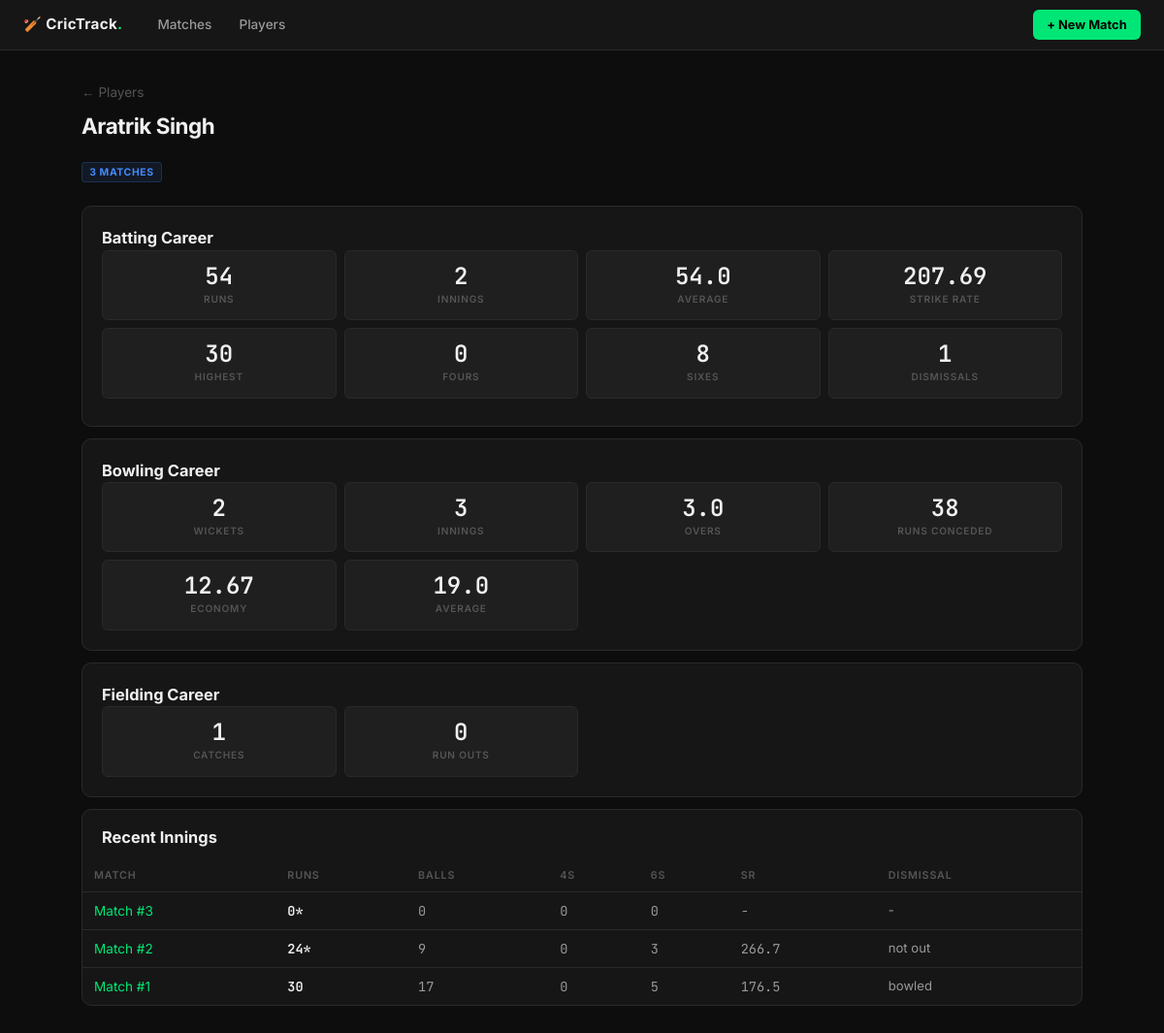
Screenshot of /player/1 with the database file from the repository.
### app.py (models this page shows)
class Player(db.Model):
    id = db.Column(db.Integer, primary_key=True)
    name = db.Column(db.String(100), nullable=False, unique=True)
    created_at = db.Column(db.DateTime, default=datetime.utcnow)
    batting_innings = db.relationship('BattingPerformance', backref='player', lazy=True)
    bowling_innings = db.relationship('BowlingPerformance', backref='player', lazy=True)
    fielding_innings = db.relationship('FieldingPerformance', backref='player', lazy=True)
    def career_batting(self):
        innings = [b for b in self.batting_innings if b.balls_faced > 0]
        runs = sum(b.runs for b in innings)
        balls = sum(b.balls_faced for b in innings)
        fours = sum(b.fours for b in innings)
        sixes = sum(b.sixes for b in innings)
        dismissals = sum(1 for b in innings if b.dismissed)
        highest = max((b.runs for b in innings), default=0)
        avg = runs / dismissals if dismissals > 0 else runs
        sr = (runs / balls * 100) if balls > 0 else 0
        return {
            'innings': len(innings), 'runs': runs, 'balls': balls,
            'fours': fours, 'sixes': sixes, 'average': round(avg, 2),
            'strike_rate': round(sr, 2), 'highest': highest, 'dismissals': dismissals
        }
    def career_bowling(self):
        innings = [b for b in self.bowling_innings if b.balls_bowled > 0]
        wickets = sum(b.wickets for b in innings)
        runs = sum(b.runs_conceded for b in innings)
        balls = sum(b.balls_bowled for b in innings)
        overs = balls // 6 + (balls % 6) / 10
        economy = (runs / (balls / 6)) if balls > 0 else 0
        avg = runs / wickets if wickets > 0 else None
        return {
            'innings': len(innings), 'wickets': wickets, 'runs': runs,
            'overs': round(overs, 1), 'economy': round(economy, 2),
            'average': round(avg, 2) if avg else '-'
        }
    def career_fielding(self):
        catches = sum(f.catches for f in self.fielding_innings)
        run_outs = sum(f.run_outs for f in self.fielding_innings)
        return {'catches': catches, 'run_outs': run_outs}
    def matches_played(self):
        match_ids = set()
        for b in self.batting_innings:
            match_ids.add(b.match_id)
        for b in self.bowling_innings:
            match_ids.add(b.match_id)
        return len(match_ids)

class BattingPerformance(db.Model):
    id = db.Column(db.Integer, primary_key=True)
    match_id = db.Column(db.Integer, db.ForeignKey('match.id'), nullable=False)
    innings_id = db.Column(db.Integer, db.ForeignKey('innings.id'), nullable=False)
    player_id = db.Column(db.Integer, db.ForeignKey('player.id'), nullable=False)
    runs = db.Column(db.Integer, default=0)
    balls_faced = db.Column(db.Integer, default=0)
    fours = db.Column(db.Integer, default=0)
    sixes = db.Column(db.Integer, default=0)
    dismissed = db.Column(db.Boolean, default=False)
    dismissal_type = db.Column(db.String(50))
    batting_position = db.Column(db.Integer)
    is_active = db.Column(db.Boolean, default=False)

### app.py (the view)
@app.route('/player/<int:player_id>')
def player_detail(player_id):
    player = Player.query.get_or_404(player_id)
    batting = player.career_batting()
    bowling = player.career_bowling()
    fielding = player.career_fielding()
    matches = player.matches_played()
    recent_innings = BattingPerformance.query.filter_by(player_id=player_id)\
        .order_by(BattingPerformance.id.desc()).limit(10).all()
    return render_template('player_detail.html', player=player, batting=batting,
                           bowling=bowling, fielding=fielding, matches=matches,
                           recent_innings=recent_innings)

### templates/player_detail.html (shortened to what this page needs)
{% extends "base.html" %}
{% block content %}
<div style="margin-bottom:0.5rem;">
    <a href="/players" style="font-size:0.85rem; color:var(--text-dim);">← Players</a>
</div>
<h1>{{ player.name }}</h1>
<div style="display:flex; gap:0.5rem; margin-bottom:1.5rem;">
    <span class="badge badge-blue">{{ matches }} Matches</span>
</div>
<div class="card">
    <h3>Batting Career</h3>
    <div class="stat-grid cols-4" style="margin-bottom:0.5rem;">
        <div class="stat-box"><div class="stat-val">{{ batting.runs }}</div><div class="stat-lbl">Runs</div></div>
        <div class="stat-box"><div class="stat-val">{{ batting.innings }}</div><div class="stat-lbl">Innings</div></div>
        <div class="stat-box"><div class="stat-val">{{ batting.average }}</div><div class="stat-lbl">Average</div></div>
        <div class="stat-box"><div class="stat-val">{{ batting.strike_rate }}</div><div class="stat-lbl">Strike Rate</div></div>
        <div class="stat-box"><div class="stat-val">{{ batting.highest }}</div><div class="stat-lbl">Highest</div></div>
        <div class="stat-box"><div class="stat-val">{{ batting.fours }}</div><div class="stat-lbl">Fours</div></div>
        <div class="stat-box"><div class="stat-val">{{ batting.sixes }}</div><div class="stat-lbl">Sixes</div></div>
        <div class="stat-box"><div class="stat-val">{{ batting.dismissals }}</div><div class="stat-lbl">Dismissals</div></div>
    </div>
</div>
<div class="card">
    <h3>Bowling Career</h3>
    <div class="stat-grid cols-4">
        <div class="stat-box"><div class="stat-val">{{ bowling.wickets }}</div><div class="stat-lbl">Wickets</div></div>
        <div class="stat-box"><div class="stat-val">{{ bowling.innings }}</div><div class="stat-lbl">Innings</div></div>
        <div class="stat-box"><div class="stat-val">{{ bowling.overs }}</div><div class="stat-lbl">Overs</div></div>
        <div class="stat-box"><div class="stat-val">{{ bowling.runs }}</div><div class="stat-lbl">Runs Conceded</div></div>
        <div class="stat-box"><div class="stat-val">{{ bowling.economy }}</div><div class="stat-lbl">Economy</div></div>
        <div class="stat-box"><div class="stat-val">{{ bowling.average }}</div><div class="stat-lbl">Average</div></div>
    </div>
</div>
<div class="card">
    <h3>Fielding Career</h3>
    <div class="stat-grid cols-4">
        <div class="stat-box"><div class="stat-val">{{ fielding.catches }}</div><div class="stat-lbl">Catches</div></div>
        <div class="stat-box"><div class="stat-val">{{ fielding.run_outs }}</div><div class="stat-lbl">Run Outs</div></div>
    </div>
</div>
{% if recent_innings %}
<div class="card" style="padding:0; overflow:hidden;">
    <div style="padding:1rem 1.25rem 0.75rem;">
        <h3 style="margin:0;">Recent Innings</h3>
    </div>
    <table>
        <thead>
            <tr>
                <th>Match</th>
                <th>Runs</th>
                <th>Balls</th>
                <th>4s</th>
                <th>6s</th>
                <th>SR</th>
                <th>Dismissal</th>
            </tr>
        </thead>
        <tbody>
            {% for inn in recent_innings %}
            <tr>
                <td><a href="/match/{{ inn.match_id }}">Match #{{ inn.match_id }}</a></td>
                <td class="mono" style="font-weight:600; color:var(--text);">{{ inn.runs }}{% if not inn.dismissed %}*{% endif %}</td>
                <td class="mono">{{ inn.balls_faced }}</td>
                <td class="mono">{{ inn.fours }}</td>
                <td class="mono">{{ inn.sixes }}</td>
                <td class="mono">{{ "%.1f"|format(inn.runs / inn.balls_faced * 100) if inn.balls_faced > 0 else '-' }}</td>
                <td style="font-size:0.82rem;">{{ inn.dismissal_type or ('not out' if inn.balls_faced > 0 else '-') }}</td>
            </tr>
            {% endfor %}
        </tbody>
    </table>
</div>
{% endif %}
{% endblock %}

### templates/base.html (style rules this page uses)
:root { --bg: #0d0d0d; --surface: #161616; --surface2: #1f1f1f; --surface3: #252525; --border: #2a2a2a; --border2: #333; --accent: #00e676; --accent-dim:#00c853; --amber: #ffb300; --red: #ff4444; --blue: #448aff; --text: #f0f0f0; --text-mid: #999; --text-dim: #555; --radius: 6px; --radius-lg: 10px; }
*, *::before, *::after { box-sizing: border-box; margin: 0; padding: 0; }
body { background: var(--bg); color: var(--text); font-family: 'Inter', sans-serif; font-size: 14px; line-height: 1.5; min-height: 100vh; -webkit-font-smoothing: antialiased; }
h1 { font-size: 1.4rem; font-weight: 700; letter-spacing: -0.02em; margin-bottom: 1.25rem; }
.card { background: var(--surface); border: 1px solid var(--border); border-radius: var(--radius-lg); padding: 1.25rem; margin-bottom: 0.75rem; }
table { width: 100%; border-collapse: collapse; }
th { font-size: 0.67rem; font-weight: 600; text-transform: uppercase; letter-spacing: 0.08em; color: var(--text-dim); padding: 0.5rem 0.75rem; text-align: left; border-bottom: 1px solid var(--border); }
td { padding: 0.55rem 0.75rem; border-bottom: 1px solid var(--border); color: var(--text-mid); font-size: 0.85rem; }
tr:last-child td { border-bottom: none; }
.mono { font-family: 'JetBrains Mono', monospace; }
.badge { display: inline-flex; align-items: center; padding: 0.12rem 0.45rem; border-radius: 4px; font-size: 0.65rem; font-weight: 700; letter-spacing: 0.06em; text-transform: uppercase; }
.badge-blue { background: rgba(68,138,255,0.1); color: var(--blue); border: 1px solid rgba(68,138,255,0.2); }
.stat-grid { display: grid; gap: 0.5rem; }
.cols-4 { grid-template-columns: repeat(4, 1fr); }
.stat-box { background: var(--surface2); border: 1px solid var(--border); border-radius: var(--radius); padding: 0.85rem 1rem; text-align: center; }
.stat-val { font-family: 'JetBrains Mono', monospace; font-size: 1.5rem; font-weight: 600; color: var(--text); line-height: 1; }
.stat-lbl { font-size: 0.63rem; font-weight: 600; text-transform: uppercase; letter-spacing: 0.08em; color: var(--text-dim); margin-top: 0.25rem; }
a { color: var(--accent); text-decoration: none; }

### rows the page displays
Player: name "Aratrik Singh"
BattingPerformance: match_id "3", runs "0", balls_faced "0", fours "0", sixes "0", balls_faced "-", dismissal_type+balls_faced "-"
BattingPerformance: match_id "2", runs "24", balls_faced "9", fours "0", sixes "3", balls_faced+runs "266.7", dismissal_type+balls_faced "not out"
BattingPerformance: match_id "1", runs "30", balls_faced "17", fours "0", sixes "5", balls_faced+runs "176.5", dismissal_type "bowled"

### other values shown
{{ matches }} "3"
{{ batting.runs }} "54"
{{ batting.innings }} "2"
{{ batting.average }} "54.0"
{{ batting.strike_rate }} "207.69"
{{ batting.highest }} "30"
{{ batting.fours }} "0"
{{ batting.sixes }} "8"
{{ batting.dismissals }} "1"
{{ bowling.wickets }} "2"
{{ bowling.innings }} "3"
{{ bowling.overs }} "3.0"
{{ bowling.runs }} "38"
{{ bowling.economy }} "12.67"
{{ bowling.average }} "19.0"
